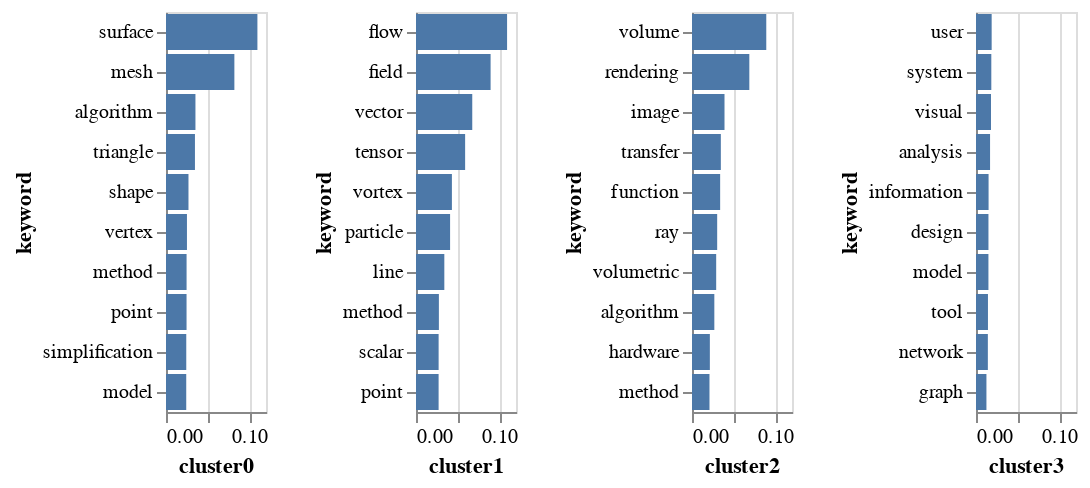

The notebook cell this image was saved under:
### Code cell
chart = alt.hconcat()

for label in range(4):
    chart |= alt.Chart(keyword_df[keyword_df['label']==label]).mark_bar().encode(
    x=alt.X('tfidf:Q', scale=alt.Scale(domain=[0,0.12]),title='cluster'+str(label)),
    y=alt.Y('keyword:N', sort='-x')
).properties(
    width = 50
)
chart

### Figure 1 — Vega-Lite specification as saved in the notebook (floating-point values rounded to 4 significant figures)
{"config": {"view": {"continuousWidth": 400, "continuousHeight": 300}}, "hconcat": [{"mark": "bar", "encoding": {"x": {"type": "quantitative", "field": "tfidf", "scale": {"domain": [0, 0.12]}, "title": "cluster0"}, "y": {"type": "nominal", "field": "keyword", "sort": "-x"}}, "width": 50}, {"data": {"name": "data-d76237ed70b866b110827092bb899f7d"}, "mark": "bar", "encoding": {"x": {"type": "quantitative", "field": "tfidf", "scale": {"domain": [0, 0.12]}, "title": "cluster1"}, "y": {"type": "nominal", "field": "keyword", "sort": "-x"}}, "width": 50}, {"data": {"name": "data-ab780070a3f339cdc025b9b3aba9616a"}, "mark": "bar", "encoding": {"x": {"type": "quantitative", "field": "tfidf", "scale": {"domain": [0, 0.12]}, "title": "cluster2"}, "y": {"type": "nominal", "field": "keyword", "sort": "-x"}}, "width": 50}, {"data": {"name": "data-0d21c3bf077df5e228aa8931aed3084d"}, "mark": "bar", "encoding": {"x": {"type": "quantitative", "field": "tfidf", "scale": {"domain": [0, 0.12]}, "title": "cluster3"}, "y": {"type": "nominal", "field": "keyword", "sort": "-x"}}, "width": 50}], "data": {"name": "data-e53741c34331e7afd76665f5b89fbe81"}, "$schema": "https://vega.github.io/schema/vega-lite/v4.8.1.json", "datasets": {"data-e53741c34331e7afd76665f5b89fbe81": [{"label": 0, "keyword": "surface", "tfidf": 0.1097}, {"label": 0, "keyword": "mesh", "tfidf": 0.08205}, {"label": 0, "keyword": "algorithm", "tfidf": 0.03534}, {"label": 0, "keyword": "triangle", "tfidf": 0.03474}, {"label": 0, "keyword": "shape", "tfidf": 0.02698}, {"label": 0, "keyword": "vertex", "tfidf": 0.02514}, {"label": 0, "keyword": "method", "tfidf": 0.02469}, {"label": 0, "keyword": "point", "tfidf": 0.02466}, {"label": 0, "keyword": "simplification", "tfidf": 0.02432}, {"label": 0, "keyword": "model", "tfidf": 0.02429}], "data-d76237ed70b866b110827092bb899f7d": [{"label": 1, "keyword": "flow", "tfidf": 0.1093}, {"label": 1, "keyword": "field", "tfidf": 0.08953}, {"label": 1, "keyword": "vector", "tfidf": 0.06751}, {"label": 1, "keyword": "tensor", "tfidf": 0.05895}, {"label": 1, "keyword": "vortex", "tfidf": 0.04309}, {"label": 1, "keyword": "particle", "tfidf": 0.04091}, {"label": 1, "keyword": "line", "tfidf": 0.03399}, {"label": 1, "keyword": "method", "tfidf": 0.02746}, {"label": 1, "keyword": "scalar", "tfidf": 0.02714}, {"label": 1, "keyword": "point", "tfidf": 0.02713}], "data-ab780070a3f339cdc025b9b3aba9616a": [{"label": 2, "keyword": "volume", "tfidf": 0.08913}, {"label": 2, "keyword": "rendering", "tfidf": 0.06879}, {"label": 2, "keyword": "image", "tfidf": 0.039}, {"label": 2, "keyword": "transfer", "tfidf": 0.03461}, {"label": 2, "keyword": "function", "tfidf": 0.03378}, {"label": 2, "keyword": "ray", "tfidf": 0.03021}, {"label": 2, "keyword": "volumetric", "tfidf": 0.02902}, {"label": 2, "keyword": "algorithm", "tfidf": 0.0268}, {"label": 2, "keyword": "hardware", "tfidf": 0.02143}, {"label": 2, "keyword": "method", "tfidf": 0.02098}], "data-0d21c3bf077df5e228aa8931aed3084d": [{"label": 3, "keyword": "user", "tfidf": 0.01879}, {"label": 3, "keyword": "system", "tfidf": 0.01838}, {"label": 3, "keyword": "visual", "tfidf": 0.01798}, {"label": 3, "keyword": "analysis", "tfidf": 0.01687}, {"label": 3, "keyword": "information", "tfidf": 0.01509}, {"label": 3, "keyword": "design", "tfidf": 0.01495}, {"label": 3, "keyword": "model", "tfidf": 0.01492}, {"label": 3, "keyword": "tool", "tfidf": 0.01436}, {"label": 3, "keyword": "network", "tfidf": 0.01423}, {"label": 3, "keyword": "graph", "tfidf": 0.01252}]}}
